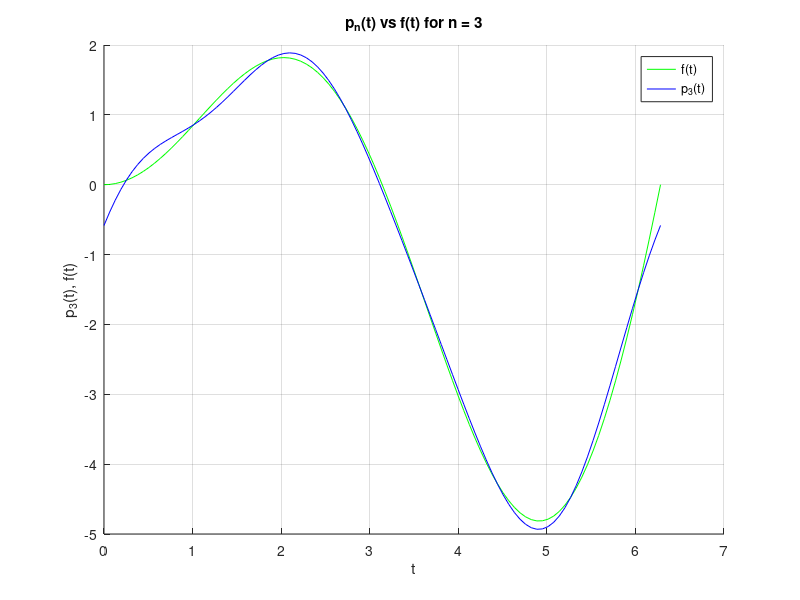

This figure's MATLAB source:
t = linspace(0,2 * pi, 100);
f = zeros(0,100);
p = zeros(0,100);

N = 3;
for x = 1:100
    f(x) = t(x)*sin(t(x));
    p(x) = -1 -1/2*cos(t(x)) + pi*sin(t(x));
    for n = 2:N
        p(x) = p(x) + (-2 / (1-n^2)) * cos(n * t(x));
    end
end


hold on
grid on
plot(t,f,'g')
plot(t,p,'b')
title("p_n(t) vs f(t) for n = 3")
xlabel("t")
ylabel("p_3(t), f(t)")
legend("f(t)","p_3(t)")